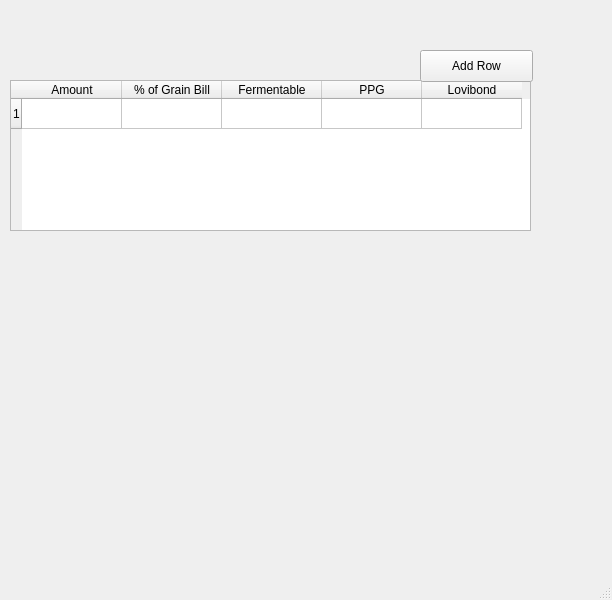
<?xml version="1.0" encoding="UTF-8"?>
<ui version="4.0">
 <class>MainWindow</class>
 <widget class="QMainWindow" name="MainWindow">
  <property name="geometry">
   <rect>
    <x>0</x>
    <y>0</y>
    <width>612</width>
    <height>600</height>
   </rect>
  </property>
  <property name="windowTitle">
   <string>Beer Recipe Calculator</string>
  </property>
  <widget class="QWidget" name="centralwidget">
   <widget class="QTableWidget" name="fermentableTable">
    <property name="geometry">
     <rect>
      <x>10</x>
      <y>80</y>
      <width>521</width>
      <height>151</height>
     </rect>
    </property>
    <property name="columnCount">
     <number>5</number>
    </property>
    <row>
     <property name="text">
      <string>1</string>
     </property>
    </row>
    <column>
     <property name="text">
      <string>Amount</string>
     </property>
    </column>
    <column>
     <property name="text">
      <string>% of Grain Bill</string>
     </property>
    </column>
    <column>
     <property name="text">
      <string>Fermentable</string>
     </property>
    </column>
    <column>
     <property name="text">
      <string>PPG</string>
     </property>
    </column>
    <column>
     <property name="text">
      <string>Lovibond</string>
     </property>
    </column>
   </widget>
   <widget class="QPushButton" name="addrowButton">
    <property name="geometry">
     <rect>
      <x>420</x>
      <y>50</y>
      <width>113</width>
      <height>32</height>
     </rect>
    </property>
    <property name="text">
     <string>Add Row</string>
    </property>
   </widget>
  </widget>
  <widget class="QMenuBar" name="menubar">
   <property name="geometry">
    <rect>
     <x>0</x>
     <y>0</y>
     <width>612</width>
     <height>22</height>
    </rect>
   </property>
  </widget>
  <widget class="QStatusBar" name="statusbar"/>
 </widget>
 <resources/>
 <connections/>
</ui>
